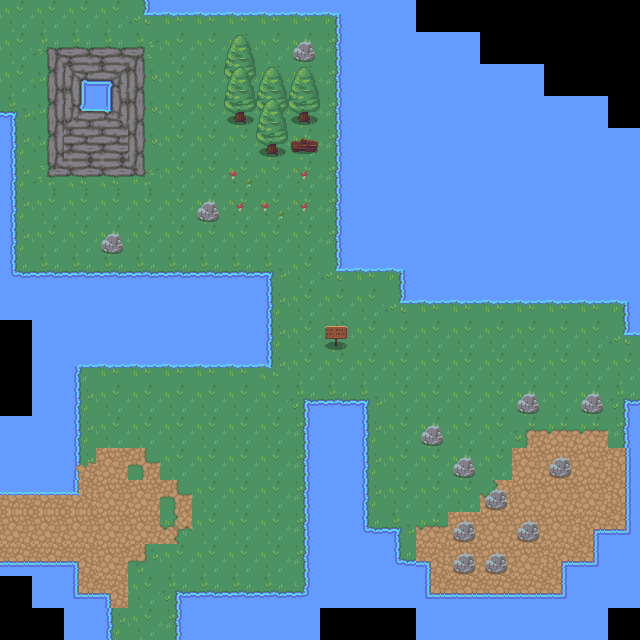

Rendered tile map (Tiled .tmx) drawn with the repository's tilesets; below, a short description and the full map source, tile grids included:
An orthogonal 20x20 tile map with 32x32 px tiles, 2 tile layers (Tile Layer 1, Tile Layer 2).

<map version="1.2" tiledversion="1.3.3" orientation="orthogonal" renderorder="right-down" width="20" height="20" tilewidth="32" tileheight="32" infinite="0" nextlayerid="3" nextobjectid="1">
 <tileset firstgid="1" source="../tilesets/nature/nature.tsx" />
 <layer id="1" name="Tile Layer 1" width="20" height="20">
  <data encoding="csv">
97,97,97,97,89,67,67,67,67,67,68,42,42,0,0,0,0,0,0,0,
97,79,117,117,80,41,41,41,41,41,88,42,42,42,42,0,0,0,0,0,
97,98,16,18,96,41,41,41,41,41,88,42,42,42,42,42,42,0,0,0,
70,98,56,58,96,41,41,41,41,41,88,42,42,42,42,42,42,42,42,0,
86,98,44,44,96,41,41,41,41,41,88,42,42,42,42,42,42,42,42,42,
86,99,77,77,100,41,41,41,41,41,88,42,42,42,42,42,42,42,42,42,
86,41,41,41,41,41,41,41,41,41,88,42,42,42,42,42,42,42,42,42,
86,41,41,41,41,41,41,41,41,41,88,42,42,42,42,42,42,42,42,42,
106,107,107,107,107,107,107,107,70,41,89,67,68,42,42,42,42,42,42,42,
42,42,42,42,42,42,42,42,86,41,41,41,89,67,67,67,67,67,67,68,
0,42,42,42,42,42,42,42,86,41,41,41,41,41,41,41,41,41,41,89,
0,42,66,67,67,67,67,67,90,41,41,41,41,41,41,41,41,41,41,97,
0,42,86,41,41,41,41,41,41,69,107,70,41,41,41,41,41,41,41,69,
42,42,86,41,41,41,41,41,41,88,42,86,41,41,41,41,64,102,102,88,
42,42,86,147,105,41,41,41,41,88,42,86,41,41,41,41,147,147,147,93,
72,72,95,147,147,105,41,41,41,88,42,86,41,41,41,103,147,147,43,93,
43,43,43,147,147,104,87,41,41,88,42,106,70,102,147,147,147,43,74,113,
112,112,75,43,85,41,41,41,41,88,42,42,106,75,43,43,43,74,113,42,
0,42,111,75,97,69,107,107,107,108,42,42,42,111,112,112,112,113,42,42,
0,0,42,86,97,88,42,42,42,42,0,0,0,42,42,42,42,42,42,0
</data>
 </layer>
 <layer id="2" name="Tile Layer 2" width="20" height="20">
  <data encoding="csv">
0,0,0,0,0,0,0,0,0,0,0,0,0,0,0,0,0,0,0,0,
0,0,0,0,0,0,0,1,0,23,0,0,0,0,0,0,0,0,0,0,
0,0,0,0,0,0,0,2,1,1,0,0,0,0,0,0,0,0,0,0,
0,0,0,0,0,0,0,21,2,21,0,0,0,0,0,0,0,0,0,0,
0,0,0,0,0,0,0,0,21,5,0,0,0,0,0,0,0,0,0,0,
0,0,0,0,0,0,0,24,0,4,0,0,0,0,0,0,0,0,0,0,
0,0,0,0,0,0,23,4,24,4,0,0,0,0,0,0,0,0,0,0,
0,0,0,23,0,0,0,0,0,0,0,0,0,0,0,0,0,0,0,0,
0,0,0,0,0,0,0,0,0,0,0,0,0,0,0,0,0,0,0,0,
0,0,0,0,0,0,0,0,0,0,0,0,0,0,0,0,0,0,0,0,
0,0,0,0,0,0,0,0,0,0,3,0,0,0,0,0,0,0,0,0,
0,0,0,0,0,0,0,0,0,0,0,0,0,0,0,0,0,0,0,0,
0,0,0,0,0,0,0,0,0,0,0,0,0,0,0,0,23,0,23,0,
0,0,0,0,0,0,0,0,0,0,0,0,0,23,0,0,0,0,0,0,
0,0,126,0,0,0,0,0,0,0,0,0,0,0,23,0,0,23,0,0,
0,0,0,0,0,0,0,0,0,0,0,0,0,0,0,23,0,0,0,0,
0,0,0,0,0,0,0,0,0,0,0,0,0,0,23,0,23,0,0,0,
0,0,0,0,0,0,0,0,0,0,0,0,0,0,23,23,0,0,0,0,
0,0,0,0,0,0,0,0,0,0,0,0,0,0,0,0,0,0,0,0,
0,0,0,0,0,0,0,0,0,0,0,0,0,0,0,0,0,0,0,0
</data>
 </layer>
</map>